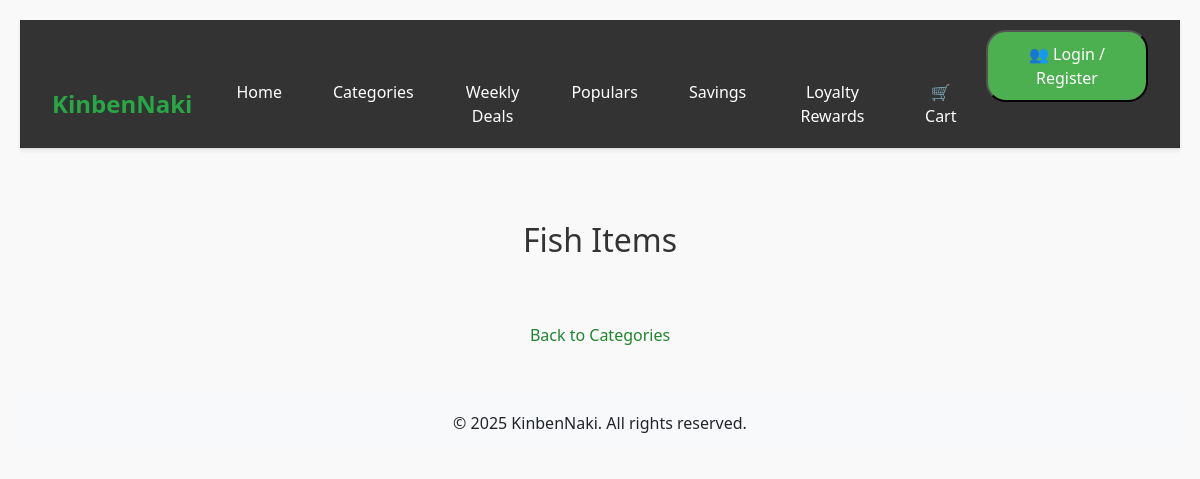
Page /category/fish/ on the earlier database version.
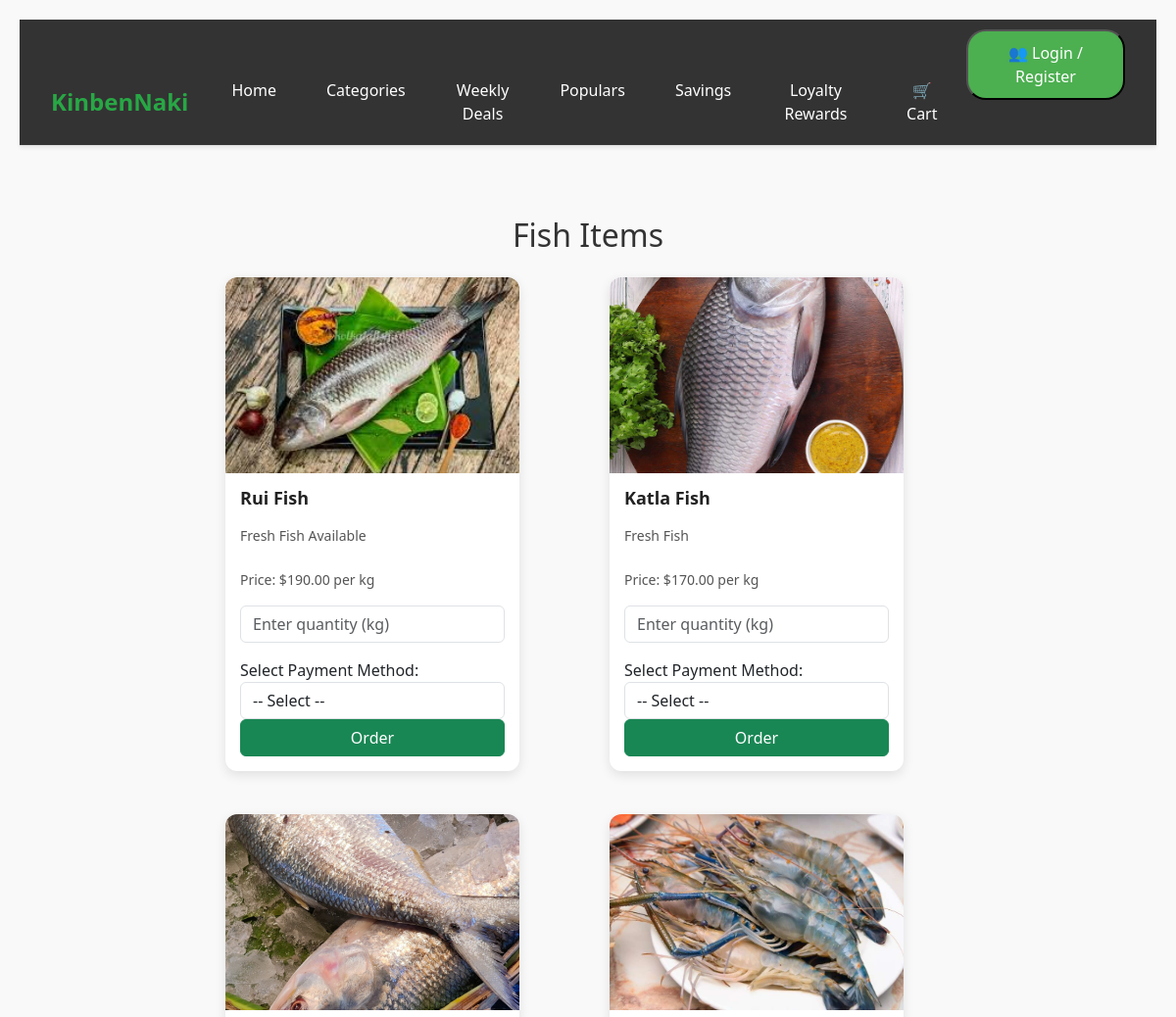
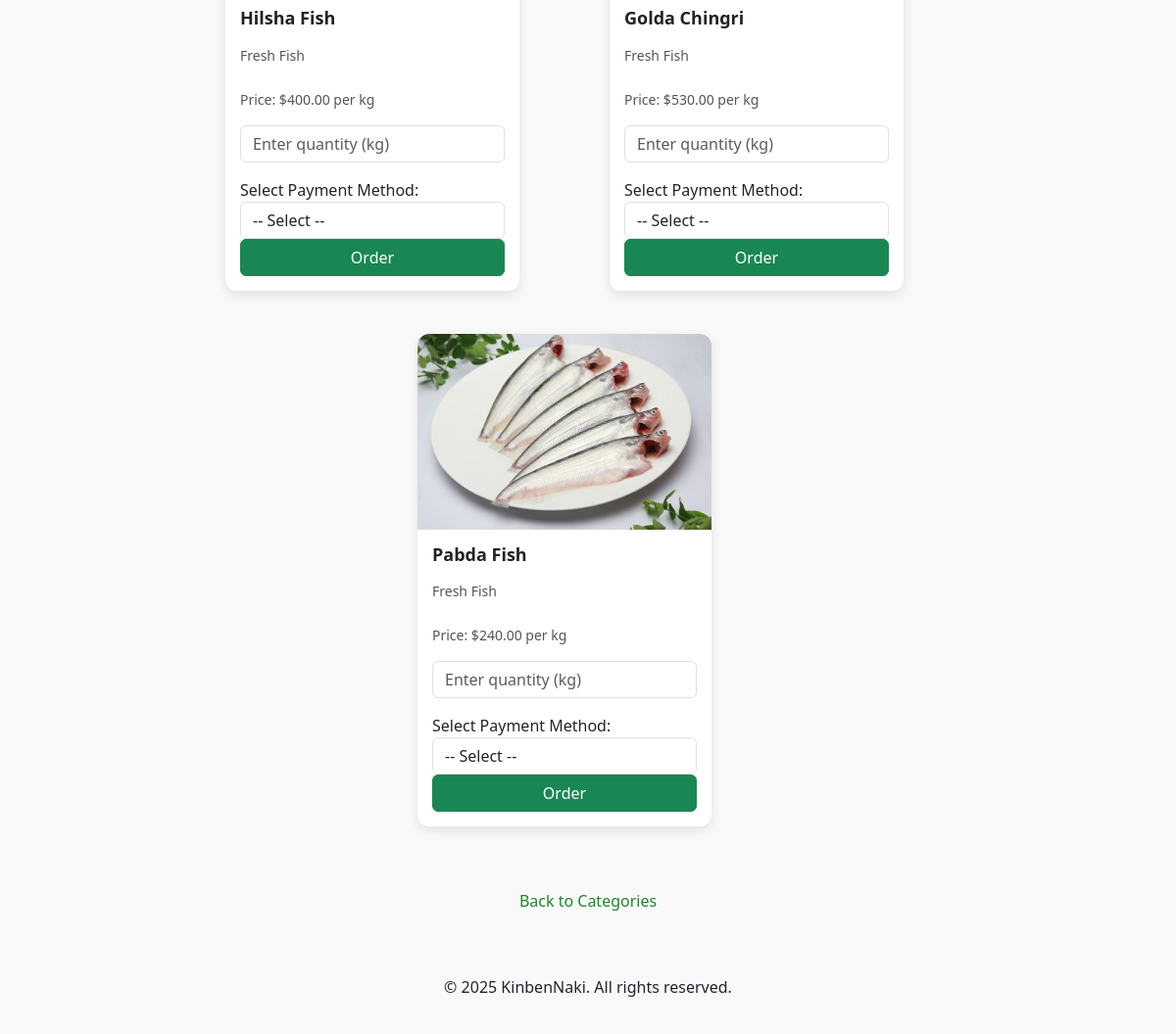
Same page on the later database version (2 pictures, top to bottom).
### shop/models.py (models this page shows, shortened)
class Category(models.Model):
    name = models.CharField(max_length=100)
    slug = models.SlugField(unique=True)
    description = models.TextField()
    is_active = models.BooleanField(default=True)

class Item(models.Model):
    category = models.ForeignKey(Category, on_delete=models.CASCADE, related_name='items')
    name = models.CharField(max_length=100)
    description = models.TextField()
    price = models.DecimalField(max_digits=10, decimal_places=2)
    available = models.BooleanField(default=True)
    image = models.ImageField(upload_to='items/', null=True, blank=True)
    created_at = models.DateTimeField(auto_now_add=True)
    popular = models.BooleanField(default=False)

### shop/views.py (the view)
# urls.py: path('category/<slug:slug>/', views.category_view, name='category'),
def category_view(request, slug):
    category = Category.objects.get(slug=slug)
    items = category.items.all()  # Access all items related to this category
    return render(request, 'category_detail.html', {'category': category, 'items': items})

### templates/category_detail.html (shortened to what this page needs)
{% extends 'base.html' %}
{% block content %}
<!DOCTYPE html>
<html lang="en">
<head>
</head>
<body>
    <div class="container">
  <h2 class="text-center my-4">{{ category.name }} Items</h2>
  <div class="row">
    {% for item in items %}
      <div class="col-md-4 mb-4">
        <div class="card h-100">
          {% if item.image %}
            <img src="{{ item.image.url }}" class="card-img-top" alt="{{ item.name }}">
          {% endif %}
          <div class="card-body d-flex flex-column">
            <h5 class="card-title">{{ item.name }}</h5>
            <p class="card-text">{{ item.description }}</p>
            <p class="card-text">Price: ${{ item.price }} per kg</p>
            <input type="number" class="form-control mb-2" placeholder="Enter quantity (kg)" min="1">
<label class="mt-2">Select Payment Method:</label>
<select class="form-control payment-method" name="payment_method" onchange="toggleOnlineOptions(this)">
  <option value="">-- Select --</option>
</select>
            <button class="btn btn-success w-100 order-btn mt-auto">Order</button>
          </div>
        </div>
      </div>
    {% endfor %}
  </div>
</div>
    <a href="{% url 'category_list' %}">Back to Categories</a>
 </body>
</html>
{% endblock %}

### templates/base.html (shortened to what this page needs)
<!DOCTYPE html>
<html lang="en">
<head>
  <link href="https://cdn.jsdelivr.net/npm/bootstrap@5.3.3/dist/css/bootstrap.min.css" rel="stylesheet">
</head>
<body>
  <nav class="navbar navbar-expand-lg shadow-sm">
    <div class="container-fluid">
      <a class="navbar-brand" href="#">KinbenNaki</a>
      <div class="collapse navbar-collapse">
        <ul class="navbar-nav me-auto mb-2 mb-lg-0">
          <li class="nav-item"><a class="nav-link" href="{% url 'home' %}">Home</a></li>
       <li class="nav-item"><a class="nav-link" href="{% url 'category_list' %}">Categories</a></li>
        <li class="nav-item">
            <a class="nav-link" href="{% url 'weekly_deals' %}">Weekly Deals</a>
        </li>
          <li class="nav-item"><a class="nav-link" href="{% url 'popular_items' %}">Populars</a></li>
          <li class="nav-item"><a class="nav-link" href="#">Savings</a></li>
             <li class="nav-item"><a class="nav-link" href="{% url 'loyalty_rewards' %}">Loyalty Rewards</a></li>
        </ul>
            <ul class="navbar-nav mb-2 mb-lg-0">
          <li class="nav-item"><a class="nav-link" href="#">🛒 Cart</a></li>
          <div class="dropdown">
        <button class="drop">👥 Login / Register</button>
    </div>
        </ul>
      </div>
    </div>
  </nav>
  <main class="container py-5">
    {% block content %}
    {% endblock %}
  </main>
  <footer class="bg-light text-center py-3 mt-auto">
    <p class="mb-0">&copy; {% now "Y" %} KinbenNaki. All rights reserved.</p>
  </footer>
</body>
</html>

### templates/base.html (style rules this page uses)
body { font-family: 'Segoe UI', sans-serif; background-color: #f8f9fa; }
.navbar { background-color: #ffffff; border-bottom: 1px solid #ddd; }
.navbar-brand { font-weight: bold; color: #28a745; font-size: 24px; }
.nav-link { color: #333; margin-right: 15px; }
.dropdown { position: relative; display: inline-block; }
.drop { background-color: #4CAF50; color: white; padding: 10px 20px; font-size: 16px; border-radius: 20px; gap: 20px; cursor: pointer; }
.navbar { background-color: #333; padding: 10px 20px; }
.navbar-nav { list-style-type: none; margin: 0; padding: 0; display: flex; justify-content: flex-end; }
.nav-item { margin-left: 20px; }
.nav-link { color: white; text-decoration: none; padding: 10px 15px; font-size: 16px; border-radius: 5px; transition: background-color 0.3s, color 0.3s; }

### templates/category_detail.html (style rules this page uses)
body { background-color: #f9f9f9; font-family: 'Segoe UI', Tahoma, Geneva, Verdana, sans-serif; padding: 20px; }
h2 { text-align: center; color: #333; margin-bottom: 30px; }
.row { display: flex; flex-wrap: wrap; justify-content: center; gap: 20px; }
.card { width: 300px; border: none; border-radius: 12px; overflow: hidden; box-shadow: 0 4px 12px rgba(0, 0, 0, 0.1); background-color: #fff; transition: transform 0.2s ease, box-shadow 0.2s ease; }
.card-img-top { height: 200px; object-fit: cover; width: 100%; }
.card-body { padding: 15px; }
.card-title { font-size: 18px; font-weight: 600; color: #222; }
.card-text { font-size: 14px; color: #555; margin-top: 8px; }
a { display: block; text-align: center; margin-top: 40px; font-size: 16px; text-decoration: none; color: #1f852e; }

Differences in the rows shown:
added Item: image (picture), name "Rui Fish", description "Fresh Fish Available", price "190.00"
added Item: image (picture), name "Katla Fish", description "Fresh Fish", price "170.00"
added Item: image (picture), name "Hilsha Fish", description "Fresh Fish", price "400.00"
added Item: image (picture), name "Golda Chingri", description "Fresh Fish", price "530.00"
added Item: image (picture), name "Pabda Fish", description "Fresh Fish", price "240.00"
